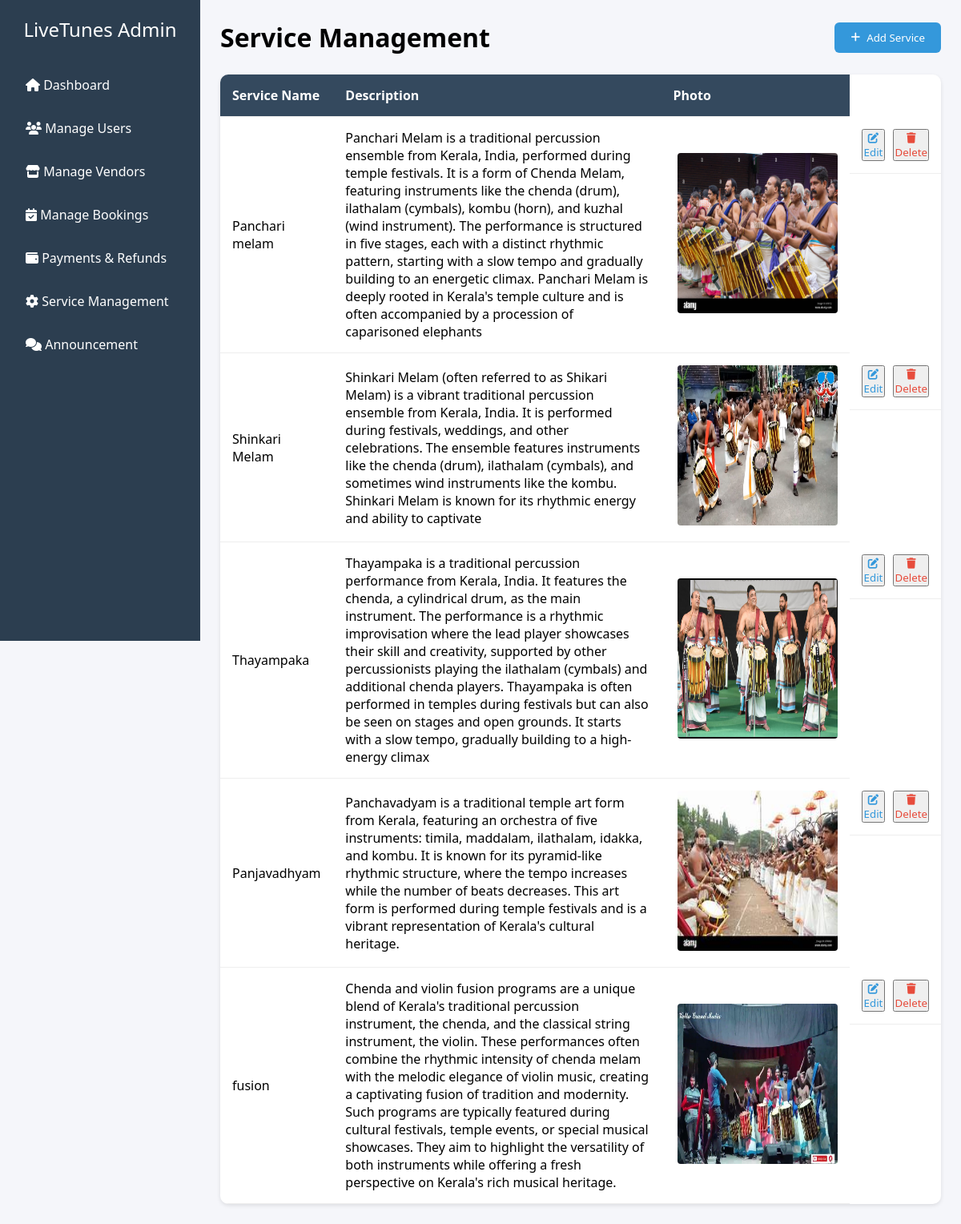
The page /service_management on the database its author committed.
### Admin/models.py (models this page shows)
class Service(models.Model):
    name = models.CharField(max_length=255)
    description = models.TextField()
    photo = models.ImageField(upload_to='service_photos/', blank=True, null=True)

### Admin/views.py (the view)
# urls.py: path('service_management', views.service_management, name='service_management'),
def service_management(request):
    services = Service.objects.all()
    return render(request, "service_management.html",{'services':services})

### Admin/templates/service_management.html (shortened to what this page needs)
<!DOCTYPE html>
<html lang="en">
<head>
    <link rel="stylesheet" href="https://cdnjs.cloudflare.com/ajax/libs/font-awesome/6.4.0/css/all.min.css">
</head>
<body>
    <div class="sidebar">
            <div class="logo">LiveTunes Admin</div>
            <div class="menu-item">
                <a href="{% url 'admin_dashboard' %}" style="text-decoration: none; color: inherit;">
                    <i class="fas fa-home"></i> Dashboard
                </a>
            </div>
            <div class="menu-item">
                <a href="{% url 'manage_users' %}" style="text-decoration: none; color: inherit;">
                    <i class="fas fa-users"></i> Manage Users
                </a>
            </div>
            <div class="menu-item">
                <a href="{% url 'manage_vendor' %}" style="text-decoration: none; color: inherit;">
                    <i class="fas fa-store"></i> Manage Vendors
                </a>
            </div>
            <div class="menu-item">
                <a href="{% url 'manage_booking' %}" style="text-decoration: none; color: inherit;">
                    <i class="fas fa-calendar-check"></i> Manage Bookings
                </a>
            </div>
            <div class="menu-item">
                <a href="{% url 'payment_refund' %}" style="text-decoration: none; color: inherit;">
                    <i class="fas fa-wallet"></i> Payments & Refunds
                </a>
            </div>
            <div class="menu-item">
                <a href="{% url 'service_management' %}" style="text-decoration: none; color: inherit;">
                    <i class="fas fa-cog"></i> Service Management
                </a>
            </div>
            <div class="menu-item">
                <a href="{% url 'add_announcement' %}" style="text-decoration: none; color: inherit;">
                    <i class="fas fa-comments"></i> Announcement
                </a>
            </div>
        </div>
    <div class="main-content">
        <div class="management-header">
            <h1>Service Management</h1>
            <div class="action-buttons">
                <button class="btn btn-primary" onclick="window.location.href='{% url 'add_service' %}';">
                    <i class="fas fa-plus"></i> Add Service
                </button>
            </div>
        </div>
        <table class="service-table">
            <thead>
                <tr>
                    <th>Service Name</th>
                    <th>Description</th>
                    <th>Photo</th>
                </tr>
            </thead>
            <tbody>
               {% for service in services %}
                <tr>
                    <td>{{service.name}}</td>
                    <td>{{service.description}}</td>
                    <td>
                        {% if service.photo %}
                            <img src="{{ service.photo.url }}" alt="Service Image" style="width:200px; height: 200px; margin-left:5px; border-radius: 4px;">
                        {% else %}
                            <span>No Image</span>
                        {% endif %}
                    </td>
                    <td class="action-cell">
                        <form action="{% url 'edit_service' service.id %}" >
                            <button type="submit" class="edit-btn">
                            <i class="fas fa-edit"></i> Edit
                            </button>
                        </form>
                        <form action="{% url 'delete_service' service.id %}" method="post">
                            <button  type="submit" class="delete-btn">
                            <i class="fas fa-trash"></i> Delete
                        </button>
                        </form>
                    </td>
                </tr>
                {% endfor %}
            </tbody>
        </table>
    </div>
</body>
</html>

### Admin/templates/service_management.html (style rules this page uses)
* { margin: 0; padding: 0; box-sizing: border-box; font-family: 'Segoe UI', Tahoma, Geneva, Verdana, sans-serif; }
body { display: flex; background-color: #f5f6fa; }
.sidebar { width: 250px; height: 100vh; background-color: #2c3e50; color: white; padding: 20px; position: fixed; }
.logo { font-size: 24px; margin-bottom: 30px; text-align: center; }
.menu-item { padding: 12px; margin: 8px 0; border-radius: 5px; cursor: pointer; transition: 0.3s; }
.main-content { margin-left: 250px; padding: 25px; width: calc(100% - 250px); }
.management-header { display: flex; justify-content: space-between; align-items: center; margin-bottom: 25px; }
.action-buttons { display: flex; gap: 15px; }
.btn { padding: 10px 20px; border-radius: 6px; cursor: pointer; transition: 0.3s; text-decoration: none; display: inline-flex; align-items: center; gap: 8px; }
.btn-primary { background: #3498db; color: white; border: none; }
.service-table { width: 100%; border-collapse: collapse; background: white; border-radius: 10px; overflow: hidden; box-shadow: 0 2px 5px rgba(0,0,0,0.1); }
.service-table th, .service-table td { padding: 15px; text-align: left; border-bottom: 1px solid #eee; }
.service-table th { background: #34495e; color: white; }
.action-cell { display: flex; gap: 10px; }
.edit-btn { color: #3498db; cursor: pointer; }
.delete-btn { color: #e74c3c; cursor: pointer; }

### rows shown on the page
Service: name "Panchari melam", description "Panchari Melam is a traditional percussion ensemble from Kerala, India, performed during temple festivals. It is a form of Chenda Melam, featuring instruments like the chenda (drum), ilathalam (cymbals), kombu (horn), and kuzhal (wind instrument). The performance is structured in five stages, each with a distinct rhythmic pattern, starting with a slow tempo and gradually building to an energetic climax. Panchari Melam is deeply rooted in Kerala's temple culture and is often accompanied by a procession of caparisoned elephants", photo (picture)
Service: name "Shinkari Melam", description "Shinkari Melam (often referred to as Shikari Melam) is a vibrant traditional percussion ensemble from Kerala, India. It is performed during festivals, weddings, and other celebrations. The ensemble features instruments like the chenda (drum), ilathalam (cymbals), and sometimes wind instruments like the kombu. Shinkari Melam is known for its rhythmic energy and ability to captivate", photo (picture)
Service: name "Thayampaka", description "Thayampaka is a traditional percussion performance from Kerala, India. It features the chenda, a cylindrical drum, as the main instrument. The performance is a rhythmic improvisation where the lead player showcases their skill and creativity, supported by other percussionists playing the ilathalam (cymbals) and additional chenda players. Thayampaka is often performed in temples during festivals but can also be seen on stages and open grounds. It starts with a slow tempo, gradually building to a high-energy climax", photo (picture)
Service: name "Panjavadhyam", description "Panchavadyam is a traditional temple art form from Kerala, featuring an orchestra of five instruments: timila, maddalam, ilathalam, idakka, and kombu. It is known for its pyramid-like rhythmic structure, where the tempo increases while the number of beats decreases. This art form is performed during temple festivals and is a vibrant representation of Kerala's cultural heritage.", photo (picture)
Service: name "fusion", description "Chenda and violin fusion programs are a unique blend of Kerala's traditional percussion instrument, the chenda, and the classical string instrument, the violin. These performances often combine the rhythmic intensity of chenda melam with the melodic elegance of violin music, creating a captivating fusion of tradition and modernity. Such programs are typically featured during cultural festivals, temple events, or special musical showcases. They aim to highlight the versatility of both instruments while offering a fresh perspective on Kerala's rich musical heritage.", photo (placeholder picture)
